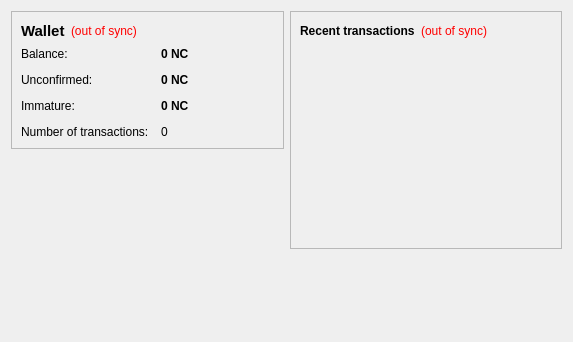
<?xml version="1.0" encoding="UTF-8"?>
<ui version="4.0">
 <class>OverviewPage</class>
 <widget class="QWidget" name="OverviewPage">
  <property name="geometry">
   <rect>
    <x>0</x>
    <y>0</y>
    <width>573</width>
    <height>342</height>
   </rect>
  </property>
  <property name="windowTitle">
   <string>Form</string>
  </property>
  <layout class="QHBoxLayout" name="horizontalLayout" stretch="1,1">
   <item>
    <layout class="QVBoxLayout" name="verticalLayout_2">
     <item>
      <widget class="QFrame" name="frame">
       <property name="frameShape">
        <enum>QFrame::StyledPanel</enum>
       </property>
       <property name="frameShadow">
        <enum>QFrame::Raised</enum>
       </property>
       <layout class="QVBoxLayout" name="verticalLayout_4">
        <item>
         <layout class="QHBoxLayout" name="horizontalLayout_4">
          <item>
           <widget class="QLabel" name="label_5">
            <property name="font">
             <font>
              <pointsize>11</pointsize>
              <weight>75</weight>
              <bold>true</bold>
             </font>
            </property>
            <property name="text">
             <string>Wallet</string>
            </property>
           </widget>
          </item>
          <item>
           <widget class="QLabel" name="labelWalletStatus">
            <property name="toolTip">
             <string>The displayed information may be out of date. Your wallet automatically synchronizes with the nucoin network after a connection is established, but this process has not completed yet.</string>
            </property>
            <property name="styleSheet">
             <string notr="true">QLabel { color: red; }</string>
            </property>
            <property name="text">
             <string notr="true">(out of sync)</string>
            </property>
            <property name="alignment">
             <set>Qt::AlignLeading|Qt::AlignLeft|Qt::AlignVCenter</set>
            </property>
           </widget>
          </item>
          <item>
           <spacer name="horizontalSpacer_2">
            <property name="orientation">
             <enum>Qt::Horizontal</enum>
            </property>
            <property name="sizeHint" stdset="0">
             <size>
              <width>40</width>
              <height>20</height>
             </size>
            </property>
           </spacer>
          </item>
         </layout>
        </item>
        <item>
         <layout class="QFormLayout" name="formLayout_2">
          <property name="fieldGrowthPolicy">
           <enum>QFormLayout::AllNonFixedFieldsGrow</enum>
          </property>
          <property name="horizontalSpacing">
           <number>12</number>
          </property>
          <property name="verticalSpacing">
           <number>12</number>
          </property>
          <item row="0" column="0">
           <widget class="QLabel" name="label">
            <property name="text">
             <string>Balance:</string>
            </property>
           </widget>
          </item>
          <item row="0" column="1">
           <widget class="QLabel" name="labelBalance">
            <property name="font">
             <font>
              <weight>75</weight>
              <bold>true</bold>
             </font>
            </property>
            <property name="cursor">
             <cursorShape>IBeamCursor</cursorShape>
            </property>
            <property name="toolTip">
             <string>Your current balance</string>
            </property>
            <property name="text">
             <string notr="true">0 NC</string>
            </property>
            <property name="textInteractionFlags">
             <set>Qt::LinksAccessibleByMouse|Qt::TextSelectableByKeyboard|Qt::TextSelectableByMouse</set>
            </property>
           </widget>
          </item>
          <item row="1" column="0">
           <widget class="QLabel" name="label_3">
            <property name="text">
             <string>Unconfirmed:</string>
            </property>
           </widget>
          </item>
          <item row="1" column="1">
           <widget class="QLabel" name="labelUnconfirmed">
            <property name="font">
             <font>
              <weight>75</weight>
              <bold>true</bold>
             </font>
            </property>
            <property name="cursor">
             <cursorShape>IBeamCursor</cursorShape>
            </property>
            <property name="toolTip">
             <string>Total of transactions that have yet to be confirmed, and do not yet count toward the current balance</string>
            </property>
            <property name="text">
             <string notr="true">0 NC</string>
            </property>
            <property name="textInteractionFlags">
             <set>Qt::LinksAccessibleByMouse|Qt::TextSelectableByKeyboard|Qt::TextSelectableByMouse</set>
            </property>
           </widget>
          </item>
          <item row="3" column="0">
           <widget class="QLabel" name="label_2">
            <property name="text">
             <string>Number of transactions:</string>
            </property>
           </widget>
          </item>
          <item row="3" column="1">
           <widget class="QLabel" name="labelNumTransactions">
            <property name="toolTip">
             <string>Total number of transactions in wallet</string>
            </property>
            <property name="text">
             <string notr="true">0</string>
            </property>
           </widget>
          </item>
          <item row="2" column="0">
           <widget class="QLabel" name="labelImmatureText">
            <property name="text">
             <string>Immature:</string>
            </property>
           </widget>
          </item>
          <item row="2" column="1">
           <widget class="QLabel" name="labelImmature">
            <property name="font">
             <font>
              <weight>75</weight>
              <bold>true</bold>
             </font>
            </property>
            <property name="toolTip">
             <string>Mined balance that has not yet matured</string>
            </property>
            <property name="text">
             <string notr="true">0 NC</string>
            </property>
            <property name="textInteractionFlags">
             <set>Qt::LinksAccessibleByMouse|Qt::TextSelectableByKeyboard|Qt::TextSelectableByMouse</set>
            </property>
           </widget>
          </item>
         </layout>
        </item>
       </layout>
      </widget>
     </item>
     <item>
      <spacer name="verticalSpacer">
       <property name="orientation">
        <enum>Qt::Vertical</enum>
       </property>
       <property name="sizeHint" stdset="0">
        <size>
         <width>20</width>
         <height>40</height>
        </size>
       </property>
      </spacer>
     </item>
    </layout>
   </item>
   <item>
    <layout class="QVBoxLayout" name="verticalLayout_3">
     <item>
      <widget class="QFrame" name="frame_2">
       <property name="frameShape">
        <enum>QFrame::StyledPanel</enum>
       </property>
       <property name="frameShadow">
        <enum>QFrame::Raised</enum>
       </property>
       <layout class="QVBoxLayout" name="verticalLayout">
        <item>
         <layout class="QHBoxLayout" name="horizontalLayout_2">
          <item>
           <widget class="QLabel" name="label_4">
            <property name="text">
             <string>&lt;b&gt;Recent transactions&lt;/b&gt;</string>
            </property>
           </widget>
          </item>
          <item>
           <widget class="QLabel" name="labelTransactionsStatus">
            <property name="toolTip">
             <string>The displayed information may be out of date. Your wallet automatically synchronizes with the nucoin network after a connection is established, but this process has not completed yet.</string>
            </property>
            <property name="styleSheet">
             <string notr="true">QLabel { color: red; }</string>
            </property>
            <property name="text">
             <string notr="true">(out of sync)</string>
            </property>
            <property name="alignment">
             <set>Qt::AlignRight|Qt::AlignTrailing|Qt::AlignVCenter</set>
            </property>
           </widget>
          </item>
          <item>
           <spacer name="horizontalSpacer">
            <property name="orientation">
             <enum>Qt::Horizontal</enum>
            </property>
            <property name="sizeHint" stdset="0">
             <size>
              <width>40</width>
              <height>20</height>
             </size>
            </property>
           </spacer>
          </item>
         </layout>
        </item>
        <item>
         <widget class="QListView" name="listTransactions">
          <property name="styleSheet">
           <string notr="true">QListView { background: transparent; }</string>
          </property>
          <property name="frameShape">
           <enum>QFrame::NoFrame</enum>
          </property>
          <property name="verticalScrollBarPolicy">
           <enum>Qt::ScrollBarAlwaysOff</enum>
          </property>
          <property name="horizontalScrollBarPolicy">
           <enum>Qt::ScrollBarAlwaysOff</enum>
          </property>
          <property name="selectionMode">
           <enum>QAbstractItemView::NoSelection</enum>
          </property>
         </widget>
        </item>
       </layout>
      </widget>
     </item>
     <item>
      <spacer name="verticalSpacer_2">
       <property name="orientation">
        <enum>Qt::Vertical</enum>
       </property>
       <property name="sizeHint" stdset="0">
        <size>
         <width>20</width>
         <height>40</height>
        </size>
       </property>
      </spacer>
     </item>
    </layout>
   </item>
  </layout>
 </widget>
 <resources/>
 <connections/>
</ui>
